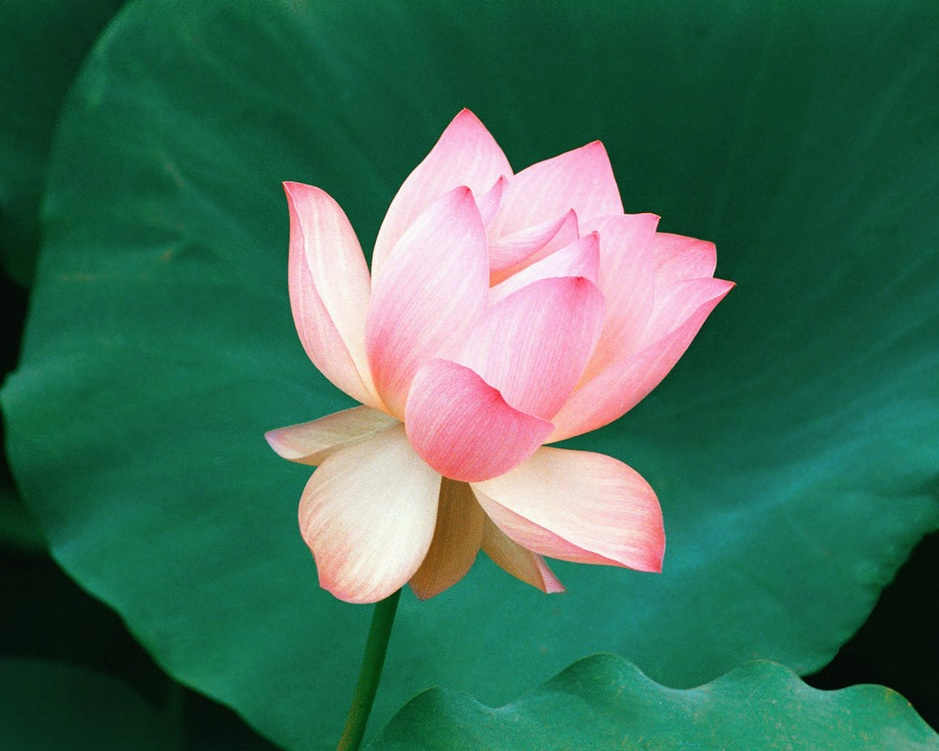
#> input picture images/11249-tim.jpg, 939 x 751 px, shrunk from 1280 x 1024 before the run, found by its file name
$ python work_with_image2.py
#> lines starting #> are read from the running program, lines starting #| are printed output that depends on the picture; after the words box and inside, x2 and y2 are one past the last pixel; in counts of white or black regions, pixels touching at a corner belong together
import cv2
import numpy as np

img = cv2.imread('images/11249-tim.jpg')
#> img is the input picture: shape (751, 939, 3); mean B, G, R 89.6, 110.3, 64.1
img1 = cv2.flip(img, 0) # отзеркаливание картинки по вертикали
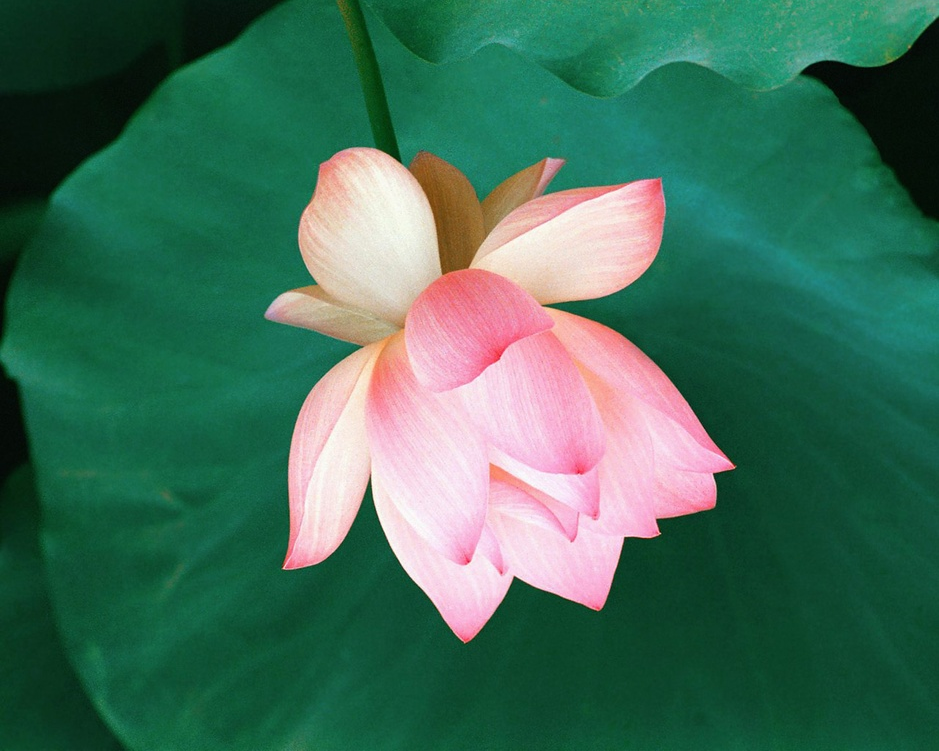
#> img1: shape (751, 939, 3); mean B, G, R 89.6, 110.3, 64.1
img2 = cv2.flip(img, 1) # отзеркаливание по горизонтали
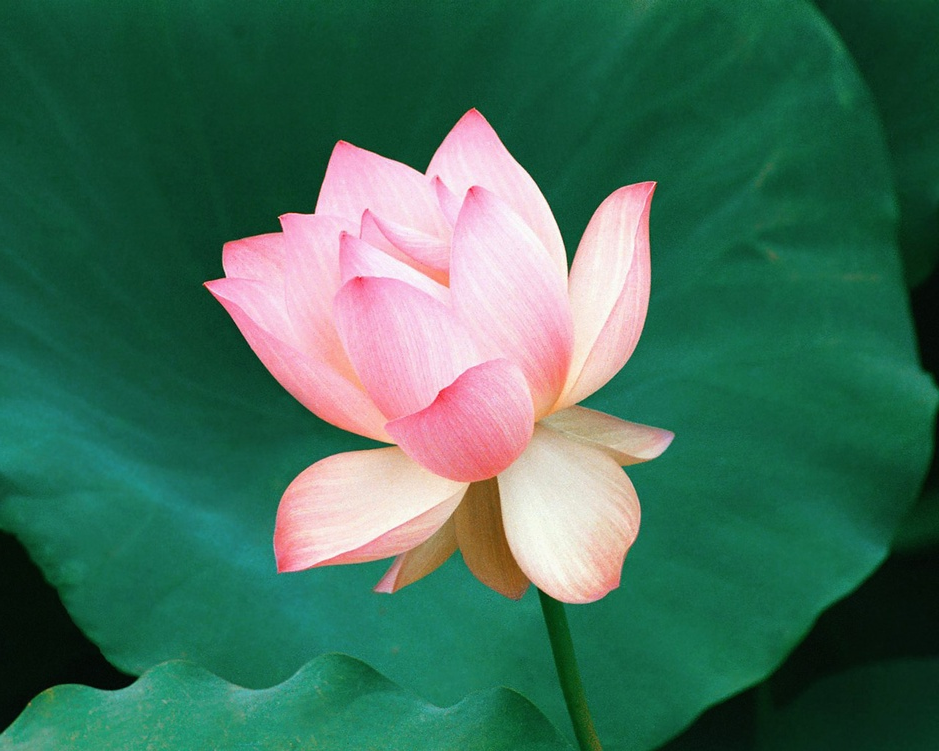
#> img2: shape (751, 939, 3); mean B, G, R 89.6, 110.3, 64.1
img3 = cv2.flip(img, -1) # отзеркаливание по вертикали и горизонтали
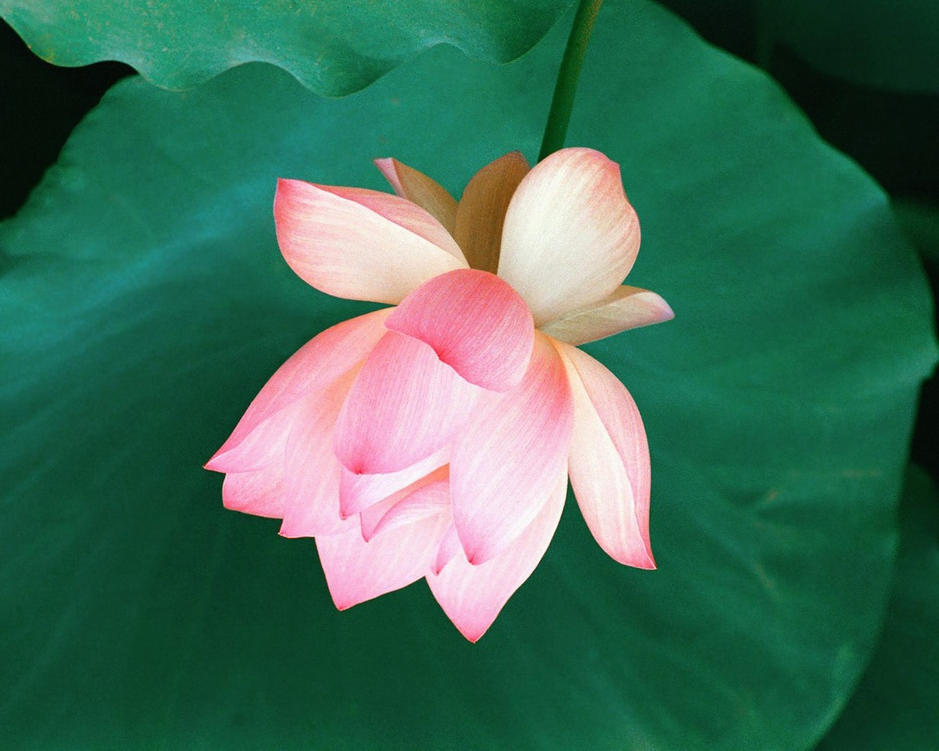
#> img3: shape (751, 939, 3); mean B, G, R 89.6, 110.3, 64.1

# вращение картинки
def rotate(img_param, angle):
#> called with angle = 90
    height, width = img.shape[:2]
#> height = 751; width = 939
    point = (width // 2, height // 2)
#> point = (469, 375)

    mat = cv2.getRotationMatrix2D(point, angle, 1) # матрица вращения
#> mat = [[6.12e-17, 1, 94], [-1, 6.12e-17, 844]]
    return cv2.warpAffine(img_param, mat, (width, height))

img4 = rotate(img, 90)

# смещение фото
def transform(img_param, x, y):
#> called with x = 30, y = 200
    mat = np.float32([[1, 0, x], [0, 1, y]]) # в матрице каждый элемент типа float
    return cv2.warpAffine(img_param, mat, (img_param.shape[1], img_param.shape[0]))
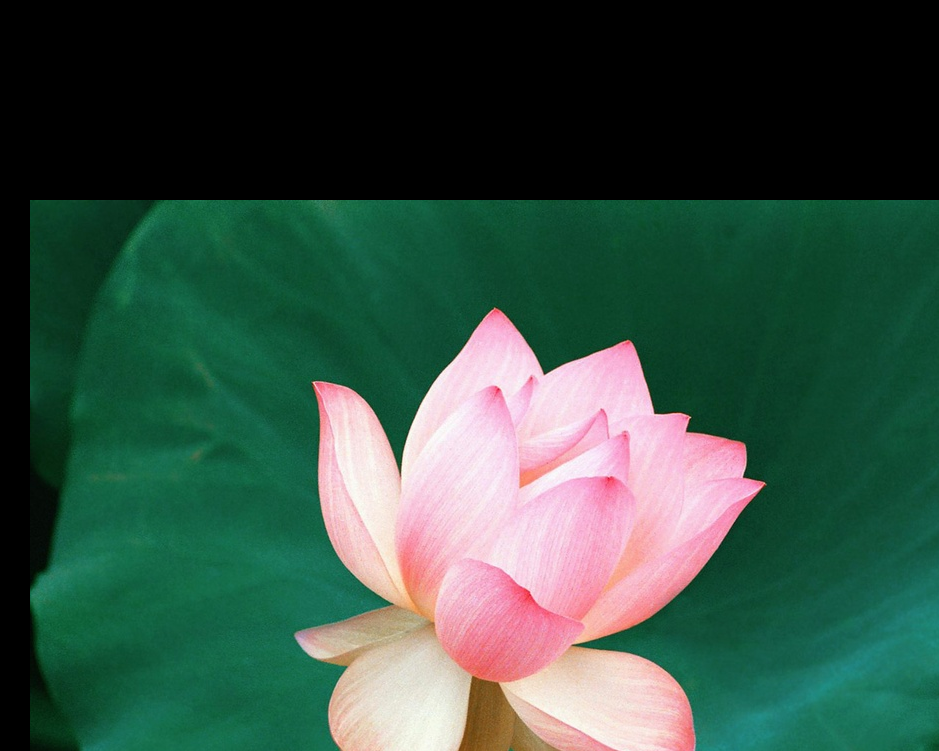
#> returned value: shape (751, 939, 3); mean of channels 0, 1, 2 68.6, 81.4, 55.1; drawn as B, G, R

img5 = transform(img, 30, 200)

# контуры изображения
img6 = cv2.cvtColor(img, cv2.COLOR_BGR2GRAY)  # серое изображение
img6 = cv2.GaussianBlur(img, (5, 5), 0)   # размытие фото (нечетные числа)
#> img6: shape (751, 939, 3)
img6 = cv2.Canny(img, 100, 140)  # числа ниже 100-черный, выше 140-белый
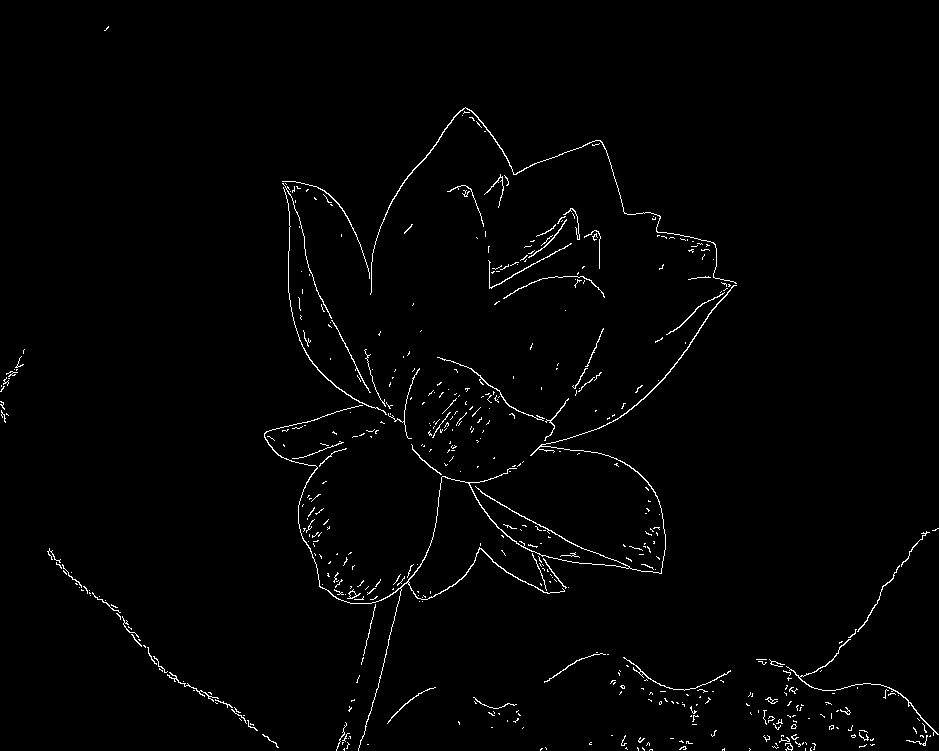
#> img6: shape (751, 939); 1.4% white in thin lines or dots

# con -контуры, hir -иерархия объектов(порядок)
con, hir = cv2.findContours(img6, cv2.RETR_LIST, cv2.CHAIN_APPROX_NONE)
#> con = 519 contours, 497 with area under 20; largest, box (x1, y1, x2, y2) and area: (264, 285, 737, 751) 478, (370, 107, 737, 295) 150, (786, 639, 939, 736) 87, (283, 187, 387, 415) 60, (437, 357, 545, 421) 49; hir = 519 rows, first 6: [1, -1, -1, -1], [2, 0, -1, -1], [3, 1, -1, -1], [4, 2, -1, -1], [5, 3, -1, -1], [6, 4, -1, -1]
print(con) # координаты точек контуров
#> (printed output is left out)

new_img = np.zeros(img.shape, dtype='uint8') # создание полотна
cv2.drawContours(new_img, con, -1, (230, 111, 148), 2) # рисование новой картинки по контурам
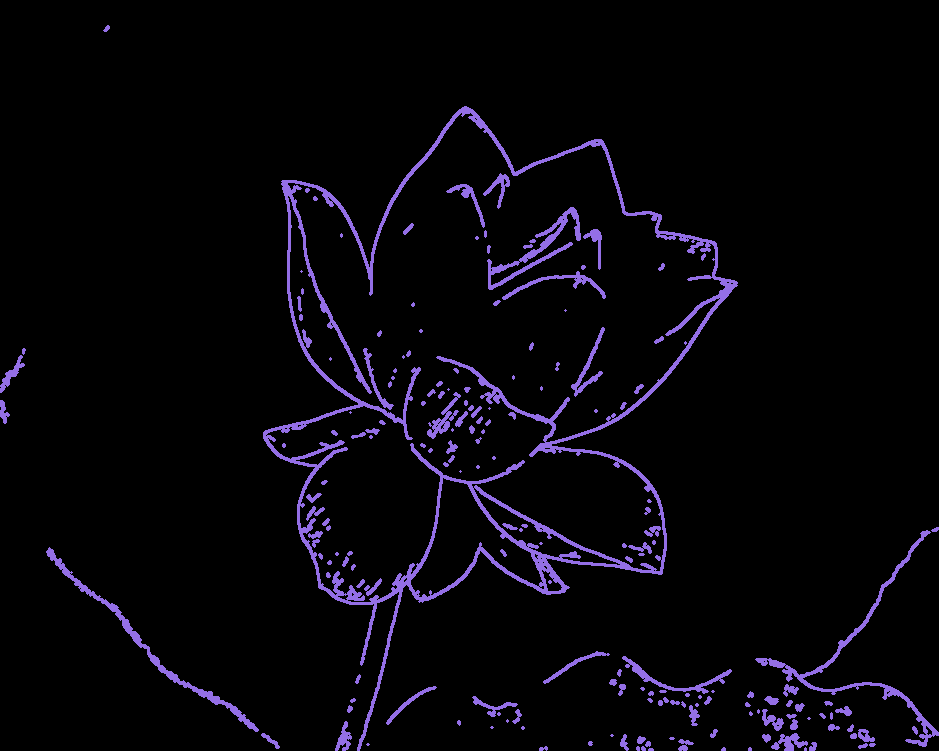
#> new_img: shape (751, 939, 3); mean of channels 0, 1, 2 10.5, 5.1, 6.7; drawn as B, G, R

cv2.imshow('result1', img1)
cv2.imshow('result2', img2)
cv2.imshow('result3', img3)
cv2.imshow('result4', img4)
cv2.imshow('result5', img5)
cv2.imshow('result6', img6)
cv2.imshow('result_new', new_img)

cv2.waitKey(0)

$ run again, with images/ph2.jpg copied over images/11249-tim.jpg
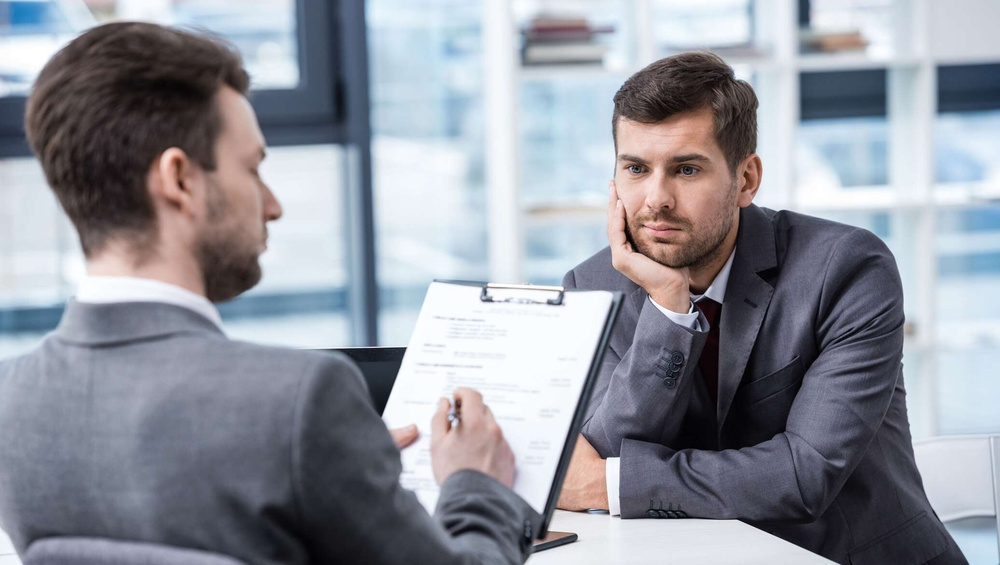
#> input picture images/ph2.jpg, 1000 x 565 px, shrunk from 2072 x 1171 before the run, found by its file name
#> img is the input picture: shape (565, 1000, 3); mean B, G, R 157.4, 148, 145
#> `img6 = cv2.Canny(img, 100, 140)`:
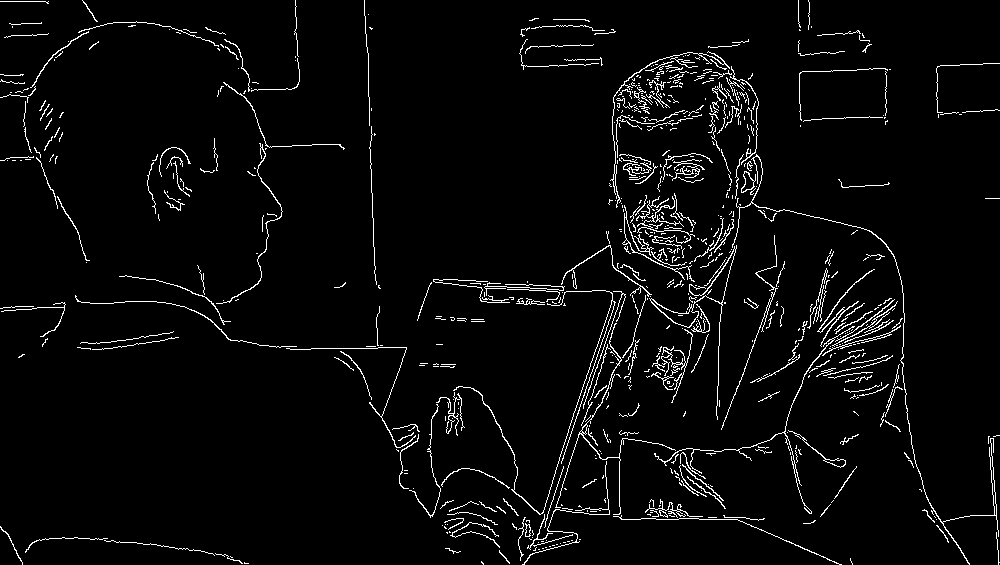
#> img6: shape (565, 1000); 3.7% white in thin lines or dots
#> con = 759 contours, 709 with area under 20; largest, box (x1, y1, x2, y2) and area: (649, 245, 737, 420) 490, (650, 298, 699, 328) 398, (741, 171, 756, 193) 149, (741, 171, 755, 193) 130, (622, 205, 695, 282) 126; hir = 759 rows, first 6: [1, -1, -1, -1], [2, 0, -1, -1], [3, 1, -1, -1], [4, 2, -1, -1], [5, 3, -1, -1], [6, 4, -1, -1]
#> (printed output is left out)
#> `cv2.drawContours(new_img, con, -1, (230, 111, 148), 2)`:
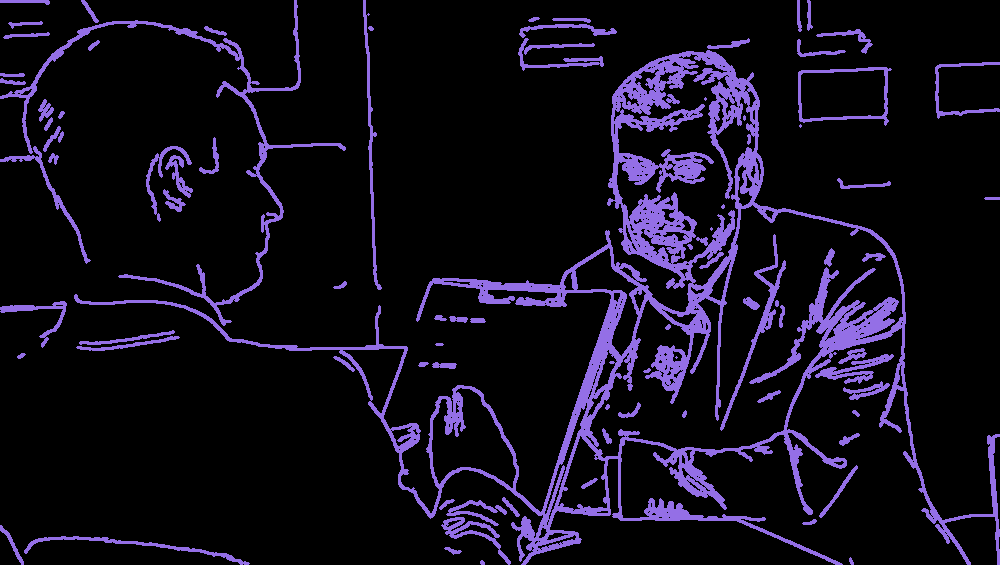
#> new_img: shape (565, 1000, 3); mean of channels 0, 1, 2 26.6, 12.8, 17.1; drawn as B, G, R
